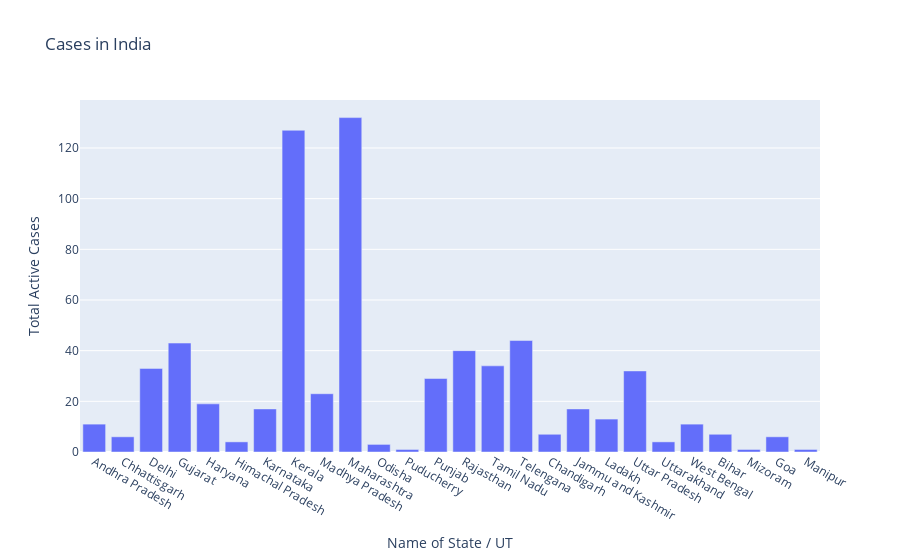

Write notebook code for a chart like this one.
### Markdown cell above
# Plotly graph oriented

### Code cell
fig=go.Figure()
fig.add_trace(go.Bar(x=df['Name of State / UT'],y=df['Total Active Cases']))
fig.update_layout(title='Cases in India',xaxis=dict(title='Name of State / UT'),yaxis=dict(title='Total Active Cases'))

### Figure 1 — Plotly figure (JSON) as saved in the notebook; plotly's stock layout.template omitted (floating-point values rounded to 4 significant figures)
{"data": [{"type": "bar", "x": ["Andhra Pradesh", "Chhattisgarh", "Delhi", "Gujarat", "Haryana", "Himachal Pradesh", "Karnataka", "Kerala", "Madhya Pradesh", "Maharashtra", "Odisha", "Puducherry", "Punjab", "Rajasthan", "Tamil Nadu", "Telengana", "Chandigarh", "Jammu and Kashmir", "Ladakh", "Uttar Pradesh", "Uttarakhand", "West Bengal", "Bihar", "Mizoram", "Goa", "Manipur"], "y": [11, 6, 33, 43, 19, 4, 17, 127, 23, 132, 3, 1, 29, 40, 34, 44, 7, 17, 13, 32, 4, 11, 7, 1, 6, 1]}], "layout": {"title": {"text": "Cases in India"}, "xaxis": {"title": {"text": "Name of State / UT"}}, "yaxis": {"title": {"text": "Total Active Cases"}}}}
